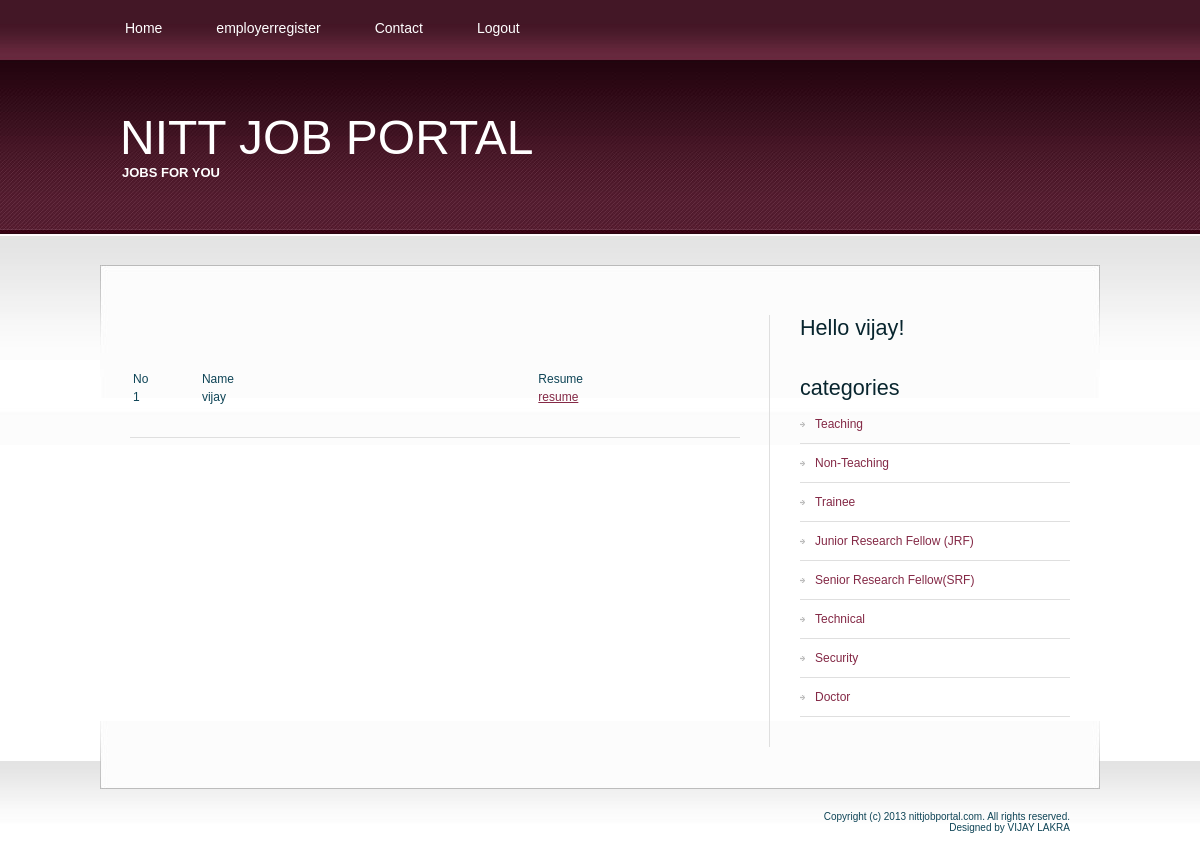
The page /show.php?id=1001 (signed in) on the database its author committed.
### tables this page shows
CREATE TABLE `employees` (
  `ee_id` int(4) NOT NULL auto_increment,
  `ee_fnm` varchar(30) NOT NULL,
  `ee_pwd` varchar(10) NOT NULL,
  `ee_gender` varchar(1) NOT NULL,
  `ee_email` varchar(30) NOT NULL,
  `ee_add` varchar(300) NOT NULL,
  `ee_phno` varchar(10) NOT NULL,
  `ee_mobileno` varchar(10) NOT NULL,
  `ee_current_location` varchar(20) NOT NULL,
  `ee_annualsalary` int(10) NOT NULL,
  `ee_current_organization` varchar(20) NOT NULL,
  `ee_qualification` varchar(10) NOT NULL,
  `ee_profile` varchar(300) NOT NULL,
  `ee_resume` longtext NOT NULL,
  PRIMARY KEY  (`ee_id`)
);

CREATE TABLE `categories` (
  `cat_id` int(4) NOT NULL auto_increment,
  `cat_nm` varchar(30) NOT NULL,
  PRIMARY KEY  (`cat_id`)
);

### show.php (the view, shortened to what this page needs)
<?php session_start();
		$link=mysql_connect("localhost","jobportal","123")or die("can not connect");
		$q="select * from employees where ee_id in(select a_uid from applicants where a_jid=".$_GET['id']." )";
		$res=mysql_query($q,$link) or die ("wrong query");
?>
<!DOCTYPE html PUBLIC "-//W3C//DTD XHTML 1.0 Strict//EN" "http://www.w3.org/TR/xhtml1/DTD/xhtml1-strict.dtd">
<html xmlns="http://www.w3.org/1999/xhtml">
<head>
<?php
include("includes/head.inc.php");
?>
</head>
<body>
<div id="header-wrapper">
	<div id="header">
	<div id="menu">
		<?php
		include("includes/menu.inc.php");
		?>
		</div>
	</div>
</div>
<div id="logo">
	<?php
	include("includes/logo.inc.php");
	?>
	</div>
<div id="wrapper">
	<div id="page">
		<div id="page-bgtop">
			<div id="content">
				<div class="post">
					<h2 class="title"><?php echo $_GET['nm']; ?></h2>
					<p class="meta"></p>
					<div class="entry">
					<table border="0" width="100%">
				<tr>
						<td width="10%">No
						<td width="50%">Name
						<td width="30%">Resume
					</tr>
				<?php
				$count=1;
					while($row=mysql_fetch_array($res))
					{
						echo '<tr> <td width="10%">'.$count.'
								<td width="50%">'.$row['ee_fnm'].'
								<td width="30%"><a href="'.$row['ee_resume'].'">resume</a>
								';
							$count++;
					}
				?>
					</table>
					</div>
				</div>
			</div>
			<div id="sidebar">
			<?php
		include("includes/sidebar.inc.php");
		?>
			</div>
			<div style="clear: both;">&nbsp;</div>
		</div>
	</div>
</div>
<div id="footer-bgcontent">
	<div id="footer">
		<?php
		include("includes/footer.inc.php");
		?>
	</div>
</div>
</body>
</html>

### includes/sidebar.inc.php (shortened to what this page needs)
<ul>
					<li>
					<?php
				if(isset($_SESSION['status']))
				{
					echo '<h2 class="title">Hello '.$_SESSION['unm'].'!</h2>';
				}
				?>
		</li>
				<li>
						<h2>categories </h2>
						<ul>
					<?php
						$link=mysql_connect("localhost","jobportal","123")or die("can not connect");
						$q="select * from categories";
						$res=mysql_query($q,$link) or die("cant connect");
						while($row=mysql_fetch_assoc($res))
						{
							echo '<li><a href="jobs_by_category.php?cat='.$row['cat_nm'].'">'.$row['cat_nm'].'</a></li>';
						}
					?>
						</ul>
					</li>
				</ul>

### style.css (style rules this page uses)
body { margin: 0px; padding: 0; background: url(images/img01.jpg) repeat-x left top; font-family: Arial, Helvetica, sans-serif; font-size: 12px; color: #0E4456; }
h1, h2, h3 { margin: 0; font-weight: normal; color: #08252E; }
h2 { font-size: 18px; }
p, ul, ol { margin-top: 0; line-height: 220%; text-align: justify; }
a { color: #842946; }
#wrapper { margin: 0px; padding: 30px 0px 0px 0px; }
#header-wrapper { margin: 0px; padding: 0px; }
#header { width: 1000px; height: 60px; margin: 0 auto; }
#menu { float: left; width: 690px; height: 60px; }
#page { width: 1000px; margin: 0 auto; padding: 0px; background: url(images/img04.jpg) no-repeat left bottom; }
#page-bgtop { padding: 50px 30px 0px 30px; background: url(images/img05.jpg) no-repeat left top; }
#logo { width: 1000px; height: 175px; margin: 0 auto; }
#content { float: left; width: 610px; }
.post { margin-bottom: 45px; border-bottom: 1px solid #DFDFDF; }
.post .title { height: 30px; color: #08252E; }
.post .meta { margin-left: 2px; padding: 2px 30px 2px 16px; font-family: Arial, Helvetica, sans-serif; font-weight: normal; font-size: 10px; color: #66665E; }
.post .entry { padding: 10px 0 30px 0; }
#sidebar { float: right; width: 300px; font-family: Arial, Helvetica, sans-serif; font-size: 12px; border-left: 1px solid #DFDFDF; }
#sidebar ul { margin: 0px 0px 0px 30px; padding: 0; list-style: none; line-height: normal; }
#sidebar li { margin-bottom: 30px; }
#sidebar li ul { margin: 0px; padding: 0px; }
#sidebar li li { margin: 0; padding: 12px 0px 12px 15px; border-bottom: 1px solid #DFDFDF; background: url(images/img09.jpg) no-repeat left 17px; }
#sidebar li li a { font-weight: normal; }
#sidebar h2 { height: 30px; font-size: 1.8em; font-weight: normal; }
#sidebar a { text-align: left; text-decoration: none; font-weight: bold; }
#footer-bgcontent { margin: 0px; padding: 0px; height: 70px; background: url(images/img02.jpg) repeat-x left top; }
#footer { width: 1000px; height: 49px; margin: 0 auto; padding-top: 50px; background: url(images/img03.jpg) no-repeat left top; }

### rows shown on the page
employees: ee_fnm "vijay"
categories: cat_nm "Teaching"
categories: cat_nm "Non-Teaching"
categories: cat_nm "Trainee"
categories: cat_nm "Junior Research Fellow (JRF)"
categories: cat_nm "Senior Research Fellow(SRF)"
categories: cat_nm "Technical"
categories: cat_nm "Security"
categories: cat_nm "Doctor"

### other values the page prints
$_SESSION['unm'] "vijay"
